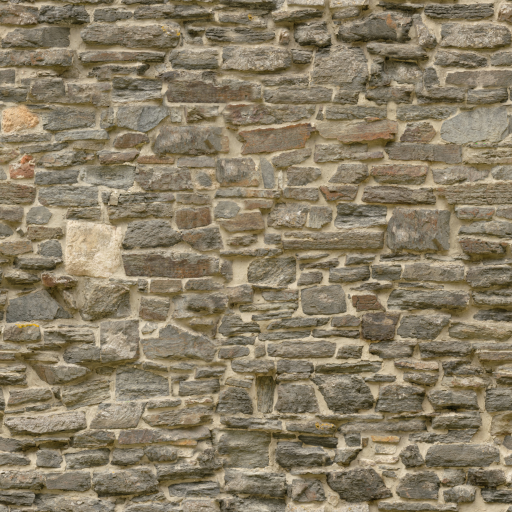
#> input picture Assets/StreamingAssets/materials/castle_wall_slates.jpg, 1024 x 1024 px (shown at 1/2 size); its folder holds 4 pictures in this run
$ python gen_camp_scenes.py
#> lines starting #> are read from the running program, lines starting #| are printed output that depends on the picture
#!/usr/bin/env python3
"""The camp stations' pictures, from free art (no Lands of Lore art): each object set in a dark stone room made from
CC0 Poly Haven materials, lit by its own light. Output: Assets/StreamingAssets/camp/scene-<station>.jpg, or numbered
frames scene-<station>_NN.jpg for the animated ones (the vortex, the imp). 704 x 480 (the scene window at 4x).

   python3 tools/gen_camp_scenes.py

Sources in GameData/ui-src/camp (see Assets/StreamingAssets/camp/CREDITS.txt):
  vortex/NN.png   Animated Portal or Wormhole, Hansjoerg Malthaner (Varkalandar), CC-BY 4.0 (black keyed to alpha)
  cauldron.png    cauldrons, Kiririnochka, CC0
  chest.png       Treasure Chest, Rico Cilliers / Poly Haven, CC0
  imp/NN.png      [LPC] Imp 2, Stephen "Redshrike" Challener for William.Thompsonj, CC-BY 4.0
"""
import glob, math, os, random
from PIL import Image, ImageChops, ImageDraw, ImageEnhance, ImageFilter

ROOT = os.path.join(os.path.dirname(os.path.abspath(__file__)), "..")
SRC = os.path.join(ROOT, "GameData", "ui-src", "camp")
MAT = os.path.join(ROOT, "Assets", "StreamingAssets", "materials")
OUT = os.path.join(ROOT, "Assets", "StreamingAssets", "camp")
W, H = 704, 480
FLOOR = 300  # where the back wall meets the floor
os.makedirs(OUT, exist_ok=True)


def tile(name, w, h, scale, tint):
#> called with name = 'castle_wall_slates', w = 704, h = 300, scale = 0.55, tint = (120, 108, 92)
    m = Image.open(os.path.join(MAT, name + ".jpg")).convert("RGB")
#> m is the input picture: PIL image 1024x1024 RGB; mean R, G, B 138.1, 126, 101.6
    m = m.resize((int(m.width * scale), int(m.height * scale)), Image.LANCZOS)
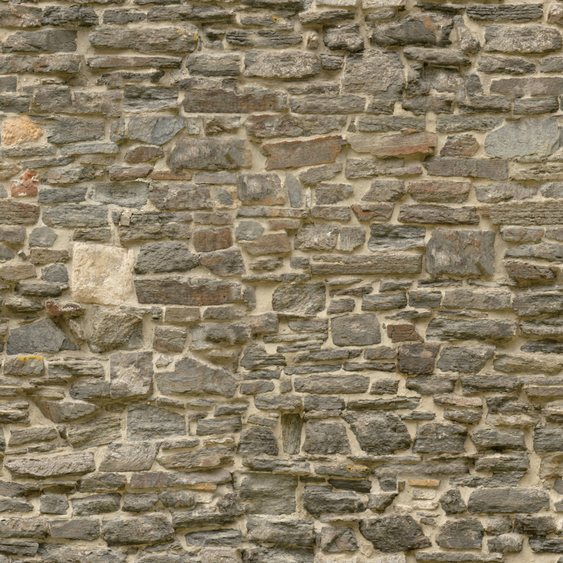
#> m: PIL image 563x563 RGB; mean R, G, B 138.1, 126, 101.6
    out = Image.new("RGB", (w, h))
#> out: PIL image 704x300 RGB; every value is 0
    for y in range(0, h, m.height):
        for x in range(0, w, m.width):
            out.paste(m, (x, y))
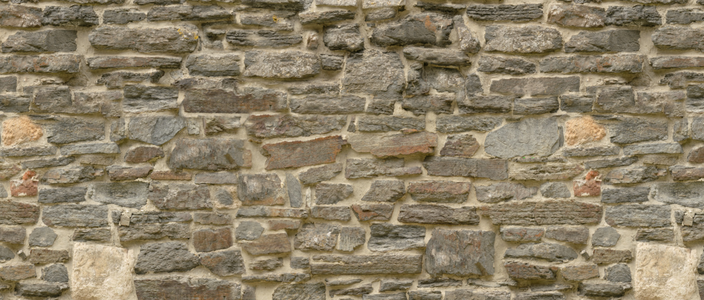
#> out: PIL image 704x300 RGB; mean R, G, B 141, 128.4, 103.9
    return ImageChops.multiply(out, Image.new("RGB", (w, h), tint))
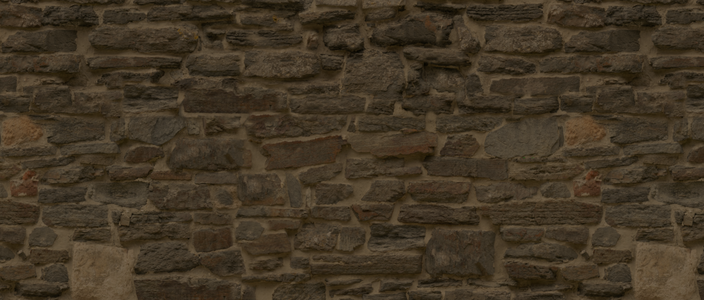
#> returned value: PIL image 704x300 RGB; mean R, G, B 65.9, 53.9, 37


def radial(w, h, cx, cy, rx, ry, color, power=1.6):
    """A soft light: color at (cx, cy) fading to black at the ellipse's edge."""
    g = Image.new("L", (w, h))
    px = g.load()
    for y in range(h):
        for x in range(w):
            d = math.sqrt(((x - cx) / rx) ** 2 + ((y - cy) / ry) ** 2)
            px[x, y] = int(255 * max(0.0, 1 - d) ** power)
    return Image.composite(Image.new("RGB", (w, h), color), Image.new("RGB", (w, h), (0, 0, 0)), g)


def room(light_x, light_y, light):
    """Back wall of dark stone blocks, a flagstone floor, the station's light on both, the corners in shadow."""
    wall = tile("castle_wall_slates", W, FLOOR, 0.55, (120, 108, 92))
    floor = tile("rocky_trail", W, H - FLOOR, 0.45, (96, 86, 72))
    # the floor in perspective: rows nearer the wall squeezed
    persp = Image.new("RGB", (W, H - FLOOR))
    fh = H - FLOOR
    for y in range(fh):
        t = (y + 1) / fh
        src_y = int((t ** 1.6) * (fh - 1))
        persp.paste(floor.crop((0, src_y, W, src_y + 1)), (0, y))
    img = Image.new("RGB", (W, H))
    img.paste(wall, (0, 0))
    img.paste(persp, (0, FLOOR))
    # the wall's foot in shadow, a thin line where it meets the floor
    d = ImageDraw.Draw(img, "RGBA")
    for i in range(22):
        d.line([(0, FLOOR - i), (W, FLOOR - i)], fill=(0, 0, 0, int(110 * (1 - i / 22))))
    d.line([(0, FLOOR), (W, FLOOR)], fill=(10, 8, 6, 200), width=2)
    img = ImageEnhance.Brightness(img).enhance(1.0)
    lit = radial(W, H, light_x, light_y, W * 0.62, H * 0.9, light, 1.4)
    img = ImageChops.add(ImageChops.multiply(img, ImageChops.add(lit, Image.new("RGB", (W, H), (105, 96, 86)))), Image.new("RGB", (W, H), (0, 0, 0)))
    vignette = radial(W, H, W / 2, H * 0.55, W * 0.75, H * 0.85, (255, 255, 255), 0.7)
    return ImageChops.multiply(img, vignette)


def shadow(img, box, strength=150):
    """A soft oval shadow on the floor under an object."""
    x0, y0, x1, y1 = box
    s = Image.new("L", (W, H))
    ImageDraw.Draw(s).ellipse(box, fill=strength)
    s = s.filter(ImageFilter.GaussianBlur(14))
    return Image.composite(Image.new("RGB", (W, H), (0, 0, 0)), img, s)


def place(base, obj, height, cx, bottom):
    obj = obj.resize((int(obj.width * height / obj.height), height), Image.LANCZOS)
    base = base.convert("RGBA")
    base.alpha_composite(obj, (int(cx - obj.width / 2), int(bottom - obj.height)))
    return base.convert("RGB"), obj.size


def light_obj(obj, color, k):
    """Tint an object towards its light (k 0..1), keeping its alpha."""
    rgb = obj.convert("RGB")
    lit = ImageChops.multiply(rgb, Image.new("RGB", rgb.size, color))
    out = Image.blend(rgb, lit, k)
    out.putalpha(obj.split()[3])
    return out


def save(img, name):
    # drawn at the game's own pixel size: the scene window's 176 x 120, 128 colours, then 4x with hard edges (as
    # sharp as the game's picture next to it; the photo materials and painted objects otherwise looked HD)
    small = img.convert("RGB").resize((img.width // 4, img.height // 4), Image.BOX)
    small = small.quantize(colors=128, method=Image.Quantize.FASTOCTREE, dither=Image.Dither.NONE).convert("RGB")
    small.resize((small.width * 4, small.height * 4), Image.NEAREST).save(os.path.join(OUT, name), quality=95, subsampling=0)


for old in glob.glob(os.path.join(OUT, "scene-*.jpg")):
    os.remove(old)

# ---- the travelling circle: the vortex hovering over a ring of floor light (blended additively) ----
frames = sorted(glob.glob(os.path.join(SRC, "vortex", "*.png")))[::2]   # 32 of the 64 frames
#> (the run stopped early here; a loop or call above may not have finished)
